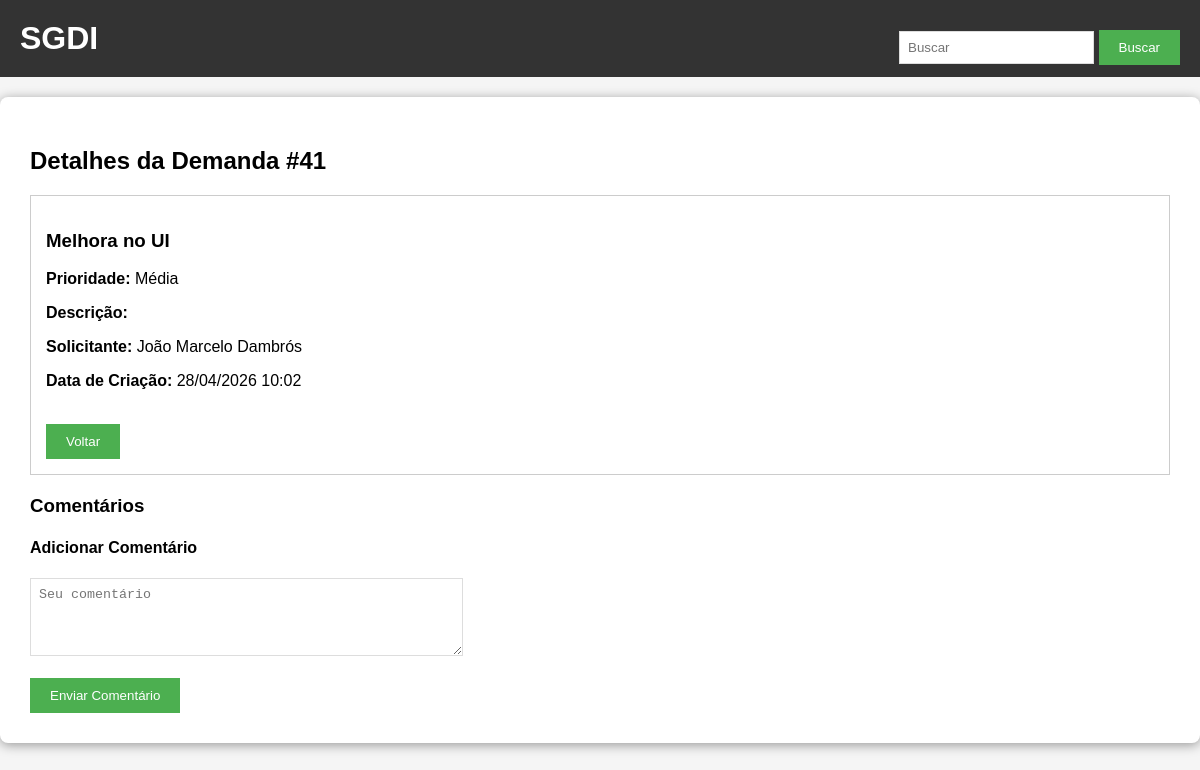
Page /detalhes/41 (signed in) on the committed database.
### tables this page shows
CREATE TABLE demandas (
        id INTEGER PRIMARY KEY AUTOINCREMENT,
        titulo TEXT,
        descricao TEXT,
        solicitante TEXT,
        data_criacao TEXT,
        id_prioridade INTEGER,
        FOREIGN KEY (id_prioridade) REFERENCES prioridades(id)
    );

CREATE TABLE prioridades (
        id INTEGER PRIMARY KEY AUTOINCREMENT,
        peso INTEGER,
        valor TEXT
    );

### app.py (the view)
@app.route('/detalhes/<id>')
@login_required
def detalhes(id):
    conn = get_db()
    demanda = conn.execute('''
        SELECT d.*, p.valor as prioridade_nome
        FROM demandas d
        LEFT JOIN prioridades p ON d.id_prioridade = p.id
        WHERE d.id=?''', (id,)).fetchone()
    comentarios = conn.execute('SELECT * FROM comentarios WHERE demanda_id=?', (id,)).fetchall()
    conn.close()
    return render_template('detalhes.html', demanda=demanda, comentarios=comentarios)

### app.py (called while the page is built)
def get_db():
    conn = sqlite3.connect('demandas.db')
    conn.row_factory = sqlite3.Row
    return conn

def login_required(f):
    @wraps(f)
    def decorated(*args, **kwargs):
        if 'user_id' not in session:
            flash('Faça login para continuar.', 'warning')
            return redirect(url_for('auth.login'))
        return f(*args, **kwargs)
    return decorated

### templates/detalhes.html (shortened to what this page needs)
{% extends "base.html" %}
{% block content %}
<h2>Detalhes da Demanda #{{ demanda['id'] }}</h2>
<div style="border:1px solid #ccc; padding:15px; margin-bottom:20px;">
    <h3>{{ demanda['titulo'] }}</h3>
    <p><strong>Prioridade:</strong> {{ demanda['prioridade_nome'] }}</p>
    <p><strong>Descrição:</strong></p>
    <p><strong>Solicitante:</strong> {{ demanda['solicitante'] }}</p>
    <p><strong>Data de Criação:</strong> {{ demanda['data_criacao'] }}</p>
    <br>
    <a href="/"><button>Voltar</button></a>
</div>
<h3>Comentários</h3>
<h4>Adicionar Comentário</h4>
<form method="POST" action="/adicionar_comentario/{{ demanda['id'] }}">
    <textarea name="comentario" rows="4" cols="50" placeholder="Seu comentário" required></textarea><br><br>
    <button type="submit">Enviar Comentário</button>
</form>
{% endblock %}

### static/style.css (style rules this page uses)
body { font-family: Arial, sans-serif; background-color: #f5f5f5; padding: 0; margin: 0; }
button { background-color: #4CAF50; color: white; padding: 10px 20px; border: none; cursor: pointer; }
input[type="text"], textarea { padding: 8px; border: 1px solid #ddd; }
textarea { resize: vertical; }

### templates/base.html (style rules this page uses)
body { margin: 0; }

### rows in the picture
demandas: id "41", titulo "Melhora no UI", solicitante "João Marcelo Dambrós", data_criacao "28/04/2026 10:02"
prioridades: prioridade_nome "Média"
